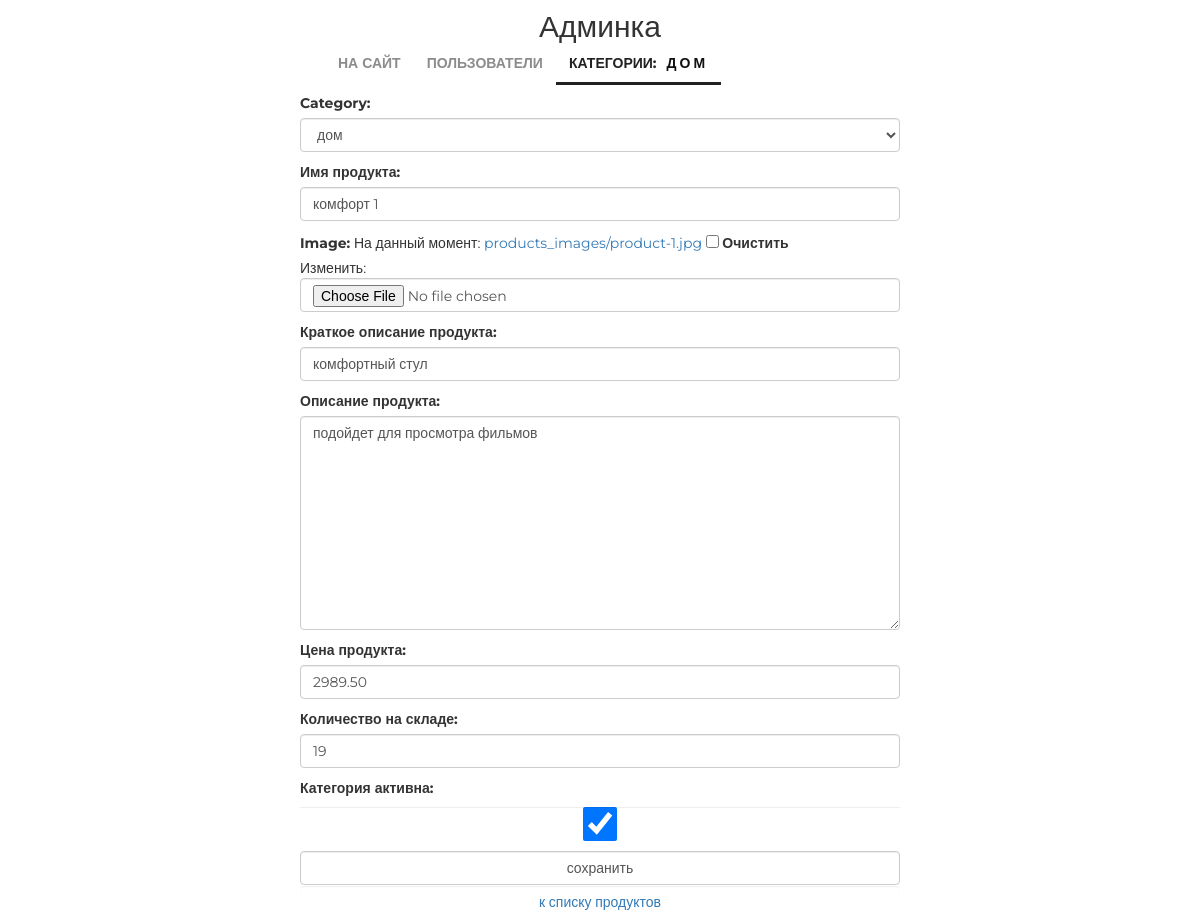
/admin/products/update/1/, run on the app's committed database.
### mainapp/models.py (models this page shows, shortened)
class ProductCategory(models.Model):
    name = models.CharField(verbose_name='название категории', max_length=64, unique=True)
    description = models.TextField(verbose_name='описание категории', blank=True)
    is_active = models.BooleanField(verbose_name='категория активна', default=True)
    def __str__(self):
        return self.name

class Product(models.Model):
    category = models.ForeignKey(ProductCategory, on_delete=models.CASCADE)
    name = models.CharField(verbose_name='имя продукта', max_length=128)
    image = models.ImageField(upload_to='products_images', blank=True)
    short_desc = models.CharField(verbose_name='краткое описание продукта', max_length=60, blank=True)
    description = models.TextField(verbose_name='описание продукта', blank=True)
    price = models.DecimalField(verbose_name='цена продукта', max_digits=8, decimal_places=2, default=0)
    quantity = models.PositiveIntegerField(verbose_name='количество на складе', default=0)
    is_active = models.BooleanField(verbose_name='категория активна', default=True)

### adminapp/views.py (the view)
# urls.py: re_path(r'^products/update/(?P<pk>\d+)/$', adminapp.product_update, name='product_update'),
def product_update(request, pk):
    title = 'продукт/редактирование'
    edit_product = get_object_or_404(Product, pk=pk)
    if request.method == 'POST':
        edit_form = ProductEditForm(request.POST, request.FILES, instance=edit_product)
        if edit_form.is_valid():
            edit_form.save()
            return HttpResponseRedirect(reverse('admin:product_update', args=[edit_product.pk]))
    else:
        edit_form = ProductEditForm(instance=edit_product)
    content = {'title': title, 'update_form': edit_form, 'category': edit_product.category}
    return render(request, 'adminapp/product_update.html', content)

### adminapp/forms.py
class ProductEditForm(forms.ModelForm):
    class Meta:
        model = Product
        fields = '__all__'
    def __init__(self, *args, **kwargs):
        super(ProductEditForm, self).__init__(*args, **kwargs)
        for field_name, field in self.fields.items():
            field.widget.attrs['class'] = 'form-control'
            field.help_text = ''

### mainapp/context_processors.py (called while the page is built)
def basket(request):
    basket_list = []
    if request.user.is_authenticated:
        basket_list = Basket.objects.filter(user=request.user)
    return {
        'basket': basket_list
    }

### adminapp/templates/adminapp/product_update.html (shortened to what this page needs)
{% extends 'adminapp/base.html' %}
{% load static %}
{% block content %}
    <div class="new_category_form">
        <form class="form-horizontal" method="post" enctype="multipart/form-data">
            {{ update_form.as_p }}
            <input class="form-control" type="submit" value="сохранить">
        </form>
        <button class="btn btn-round form-control last">
            <a href="{% url 'admin:products' category.pk %}">
                к списку продуктов
            </a>
        </button>
    </div>
{% endblock %}

### adminapp/templates/adminapp/includes/inc_menu.html
<ul class="menu">
    <li><a href="{% url 'main' %}">на сайт</a></li>
    <li>
        <a href="{% url 'admin:users' %}" class="{% if request.resolver_match.url_name == 'users' %}active{% endif %}">
            пользователи
        </a>
    </li>
    <li>
        <a href="{% url 'admin:categories' %}"
        class="{% if request.resolver_match.url_name == 'categories' or category.name %}active{% endif %}">
            категории{% if category %}:<span>{{ category.name }}</span>{% endif %}
        </a>
    </li>
</ul>

### static/css/style.css (style rules this page uses)
* { margin: 0; padding: 0; }
body { font-family: 'Montserrat', sans-serif; }
html, body { height: 100%; }
.admin_container .menu span { margin-left: 10px; font-weight: bold; letter-spacing: 3px; color: #111; }
.new_category_form { margin: 0 auto; width: 600px; }
.admin_menu ul.menu { display: block; float: none; width: 550px; height: 50px; margin: auto; color: #555; }
.menu { list-style-type: none; margin-top: 67px; float: right; }
.menu li { float: left; }
.menu a { color: #8c8c8c; font-size: 14px; font-weight: 700; text-align: right; text-transform: uppercase; text-decoration: none; padding: 10px 13px; }
.menu .active { color: #212121; font-weight: 700; border-bottom: 3px solid #212121; }

### data on the page
ProductCategory: name "ДОМ", name "комфорт 1"
Product: category "дом", short_desc "комфортный стул", description "подойдет для просмотра фильмов", price "2989.50", quantity "19", is_active "☑"
